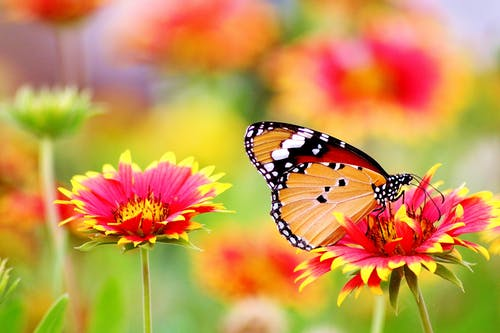
#> input picture image manip/pexels-photo-462118.jpeg, 500 x 333 px
$ python myimg7.py
#> lines starting #> are read from the running program, lines starting #| are printed output that depends on the picture
from PIL import Image
from pylab import *
def addimg():
    try:
        #Relative Path
        #Image on which we want to paste
        img = Image.open("pexels-photo-462118.jpeg")
#> img is the input picture: PIL image 500x333 RGB; mean R, G, B 200.5, 150, 79.3

        #Relative Path
        #Image which we want to paste
        img2 = Image.open("pexels-photo-443446.jpeg")
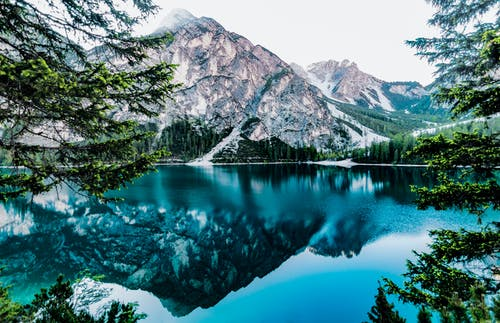
#> input picture image manip/pexels-photo-443446.jpeg, 500 x 323 px
#> img2 is the input picture: PIL image 500x323 RGB; mean R, G, B 79.1, 120.3, 124.6
        img.paste(img2, (50, 50))
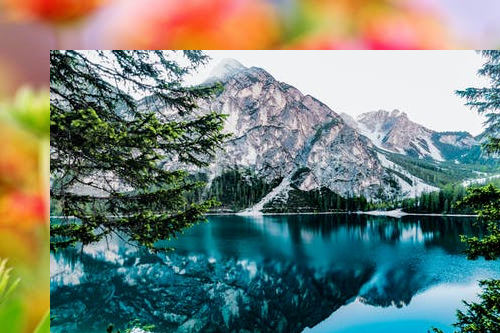
#> img: PIL image 500x333 RGB; mean R, G, B 116, 129.7, 120.5

        #Saved in the same relative location
        img.save("pasted_picture.jpg")
        imshow(img)
        show()
    except IOError:
        pass

addimg()

##An additional argument for an optional image mask image is also available.
